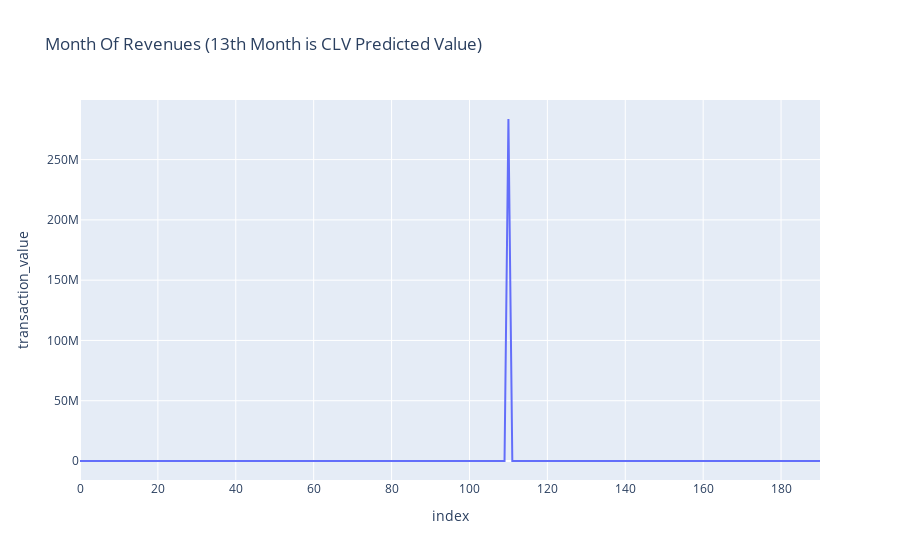

Notebook source saved alongside this figure:
### Code cell
vis = pd.concat([_df, _df2])
fig = px.line(vis, 
              x='index', y="transaction_value", title='Month Of Revenues (13th Month is CLV Predicted Value)')
fig.show()

### Figure 1 — Plotly figure (JSON) as saved in the notebook; plotly's stock layout.template omitted (floating-point values rounded to 4 significant figures; data arrays with more than 128 entries replaced by an {"elided": "..."} marker saying what was removed)
{"data": [{"hovertemplate": "index=%{x}<br>transaction_value=%{y}<extra></extra>", "legendgroup": "", "line": {"color": "#636efa", "dash": "solid"}, "mode": "lines", "name": "", "orientation": "v", "showlegend": false, "type": "scatter", "x": {"elided": "191 int values"}, "xaxis": "x", "y": {"elided": "191 float values"}, "yaxis": "y"}], "layout": {"legend": {"tracegroupgap": 0}, "title": {"text": "Month Of Revenues (13th Month is CLV Predicted Value)"}, "xaxis": {"anchor": "y", "domain": [0, 1], "title": {"text": "index"}}, "yaxis": {"anchor": "x", "domain": [0, 1], "title": {"text": "transaction_value"}}}}
